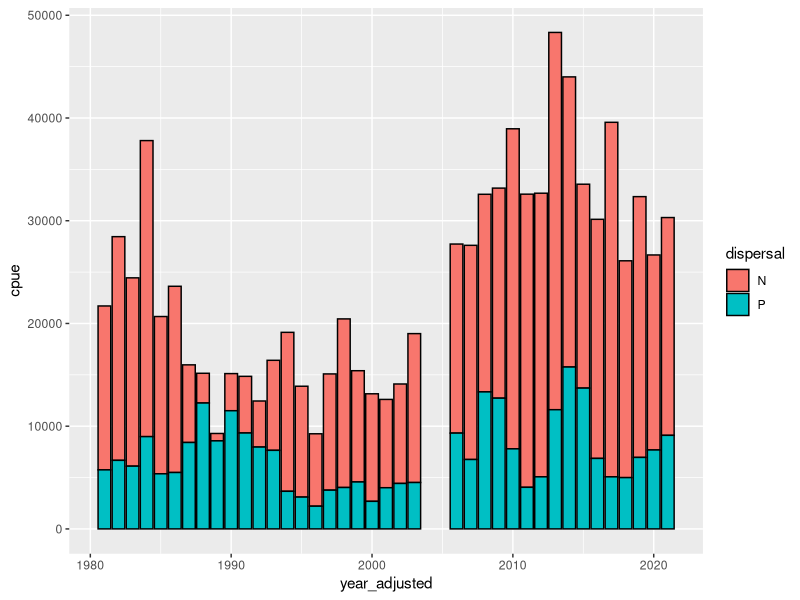
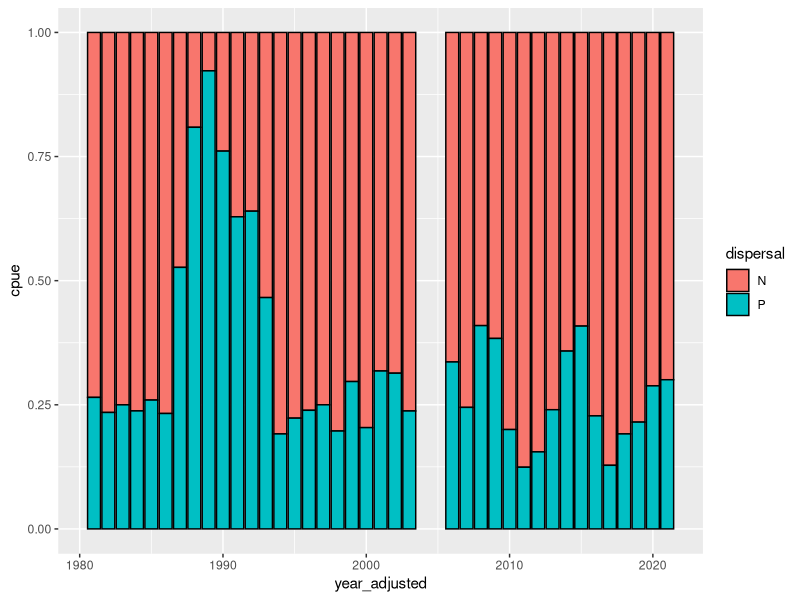
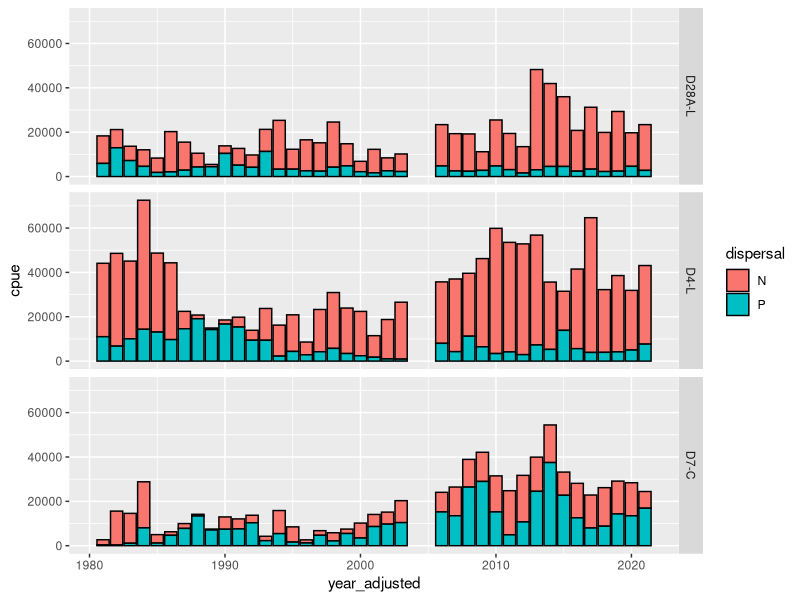
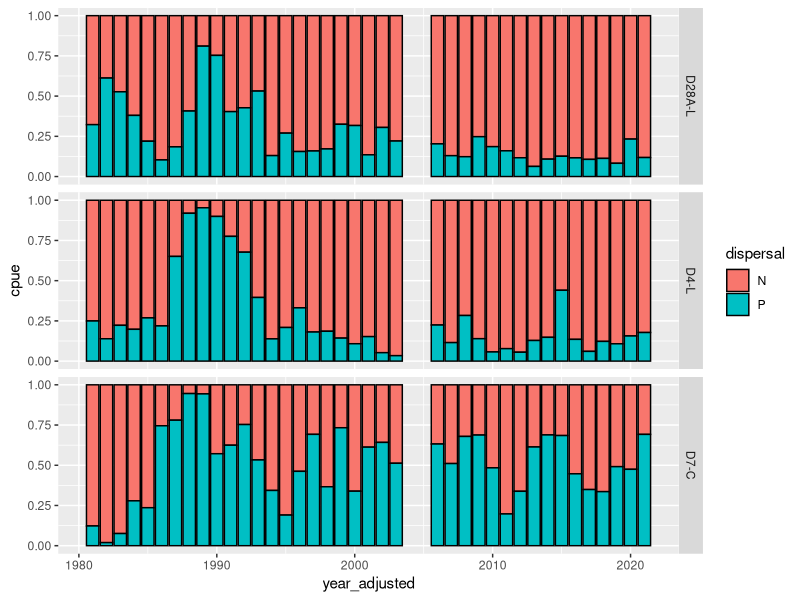
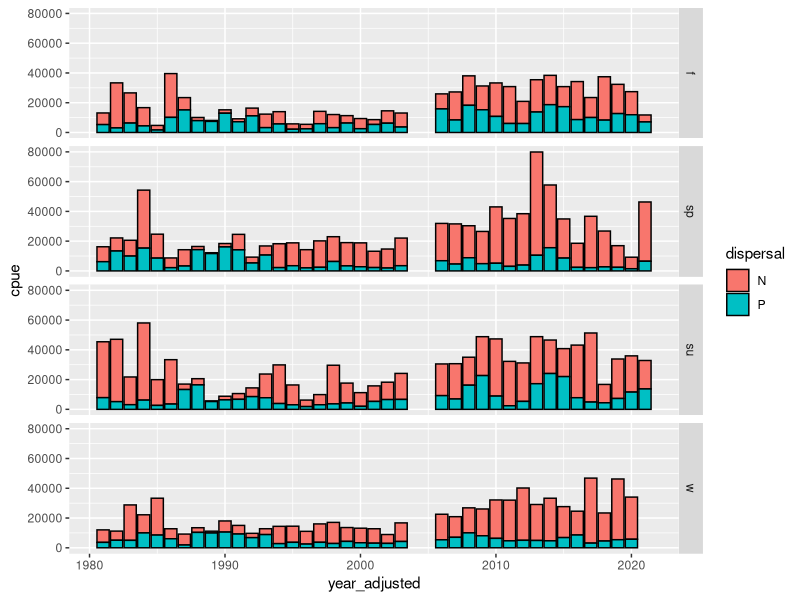
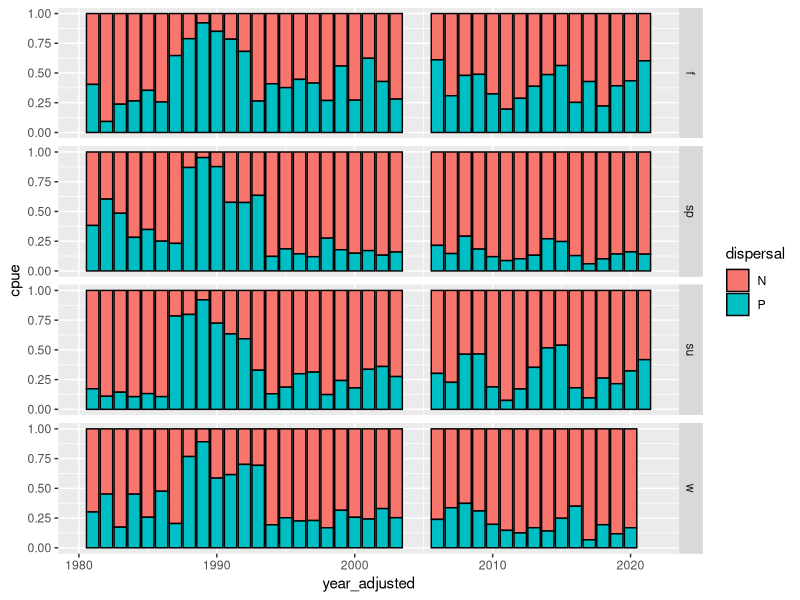
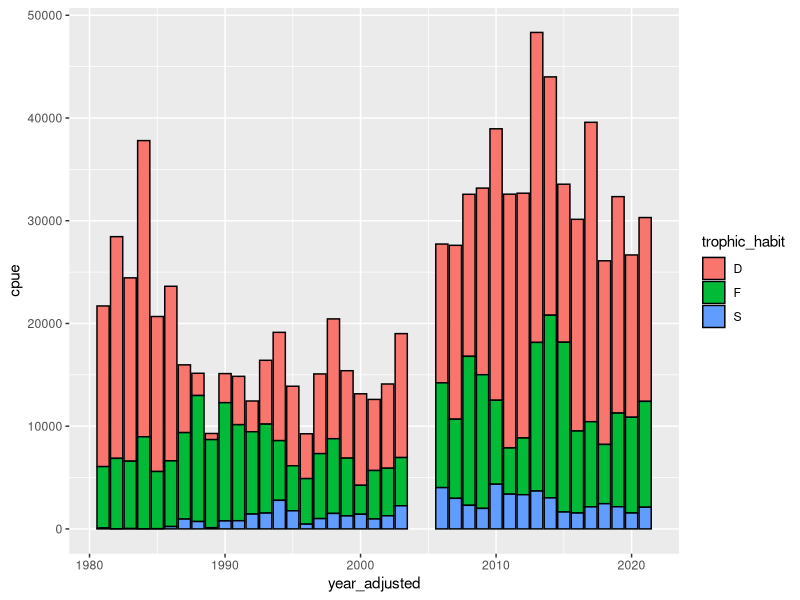
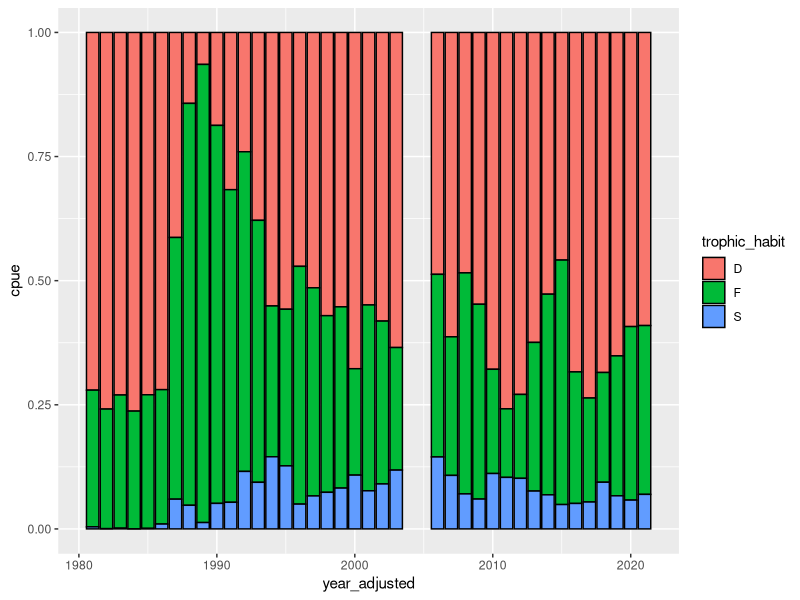

Recreate these plots in R, in order.
#Drought traits project
#Benthic invertebrates
#distribution of traits through time
#Leela Dixit

#packages----
#install.packages("tidyverse")
library(tidyverse)


#read in data----

#three taxa that are not IDed below family level
high_taxa <- c(1090, 1270, 1290 )

#three new taxa that don't have size data yet
new_taxa <- c(4740, 5130, 6565)

#abundances for the common 10 stn taxa by station and month (n = 66)
abund10stn <- read_csv("./benthic/data_output/benthic_common10_abundances_by_station.csv") %>% 
  #drop the three taxa that are not IDed below family level
  filter(!(organism_code %in% high_taxa) & !(organism_code %in% new_taxa))

#trait data for the common 10 stn taxa
#mostly just origin and size data but also more trait data for the 14 dominant taxa
traits <- read_csv("./benthic/data_output/benthic_common10_by_stn_trait_data_filled.csv") %>% 
  glimpse()


#format trait data----

#only keep planktonic larvae and trophic habit info
traits_pt <- traits %>%
  select(prop_d28, prop_d4, prop_d7,
         organism_code,
         native,
         target_taxon_name,
         trait,
         trait_value) %>%
  #only keeping dispersal and trophic habit trait data
  filter(trait %in% c("dispersal", "trophic_habit")) %>%
  #pivot trait values so they each have their own column
  pivot_wider(names_from = trait,
              values_from = trait_value)

#format abundance data and summarize it by trait data---------

#add season column
abund10stn_seas <- abund10stn %>% 
  mutate(
    #add season column
    season = as.factor(
      case_when(month==12 | month==1 | month==2 ~ "w"
                ,month==3 | month==4 | month==5 ~ "sp"
                ,month==6 | month==7 | month==8 ~ "su"
                ,month==9 | month==10 | month==11 ~ "f"
      )),.after = month) %>% 
  glimpse()

#join trait data to abundance data
abund_trait <- abund10stn_seas %>% 
  left_join(traits_pt) %>% 
  glimpse()

#trait/abund data without clams

clam <- c("6730","6890")

abund_trait_noclam <- abund_trait %>% 
  filter(!(organism_code %in% clam))





#with clams: sum CPUE by trait----

#sum station by dispersal
abund_trait_disp <- abund_trait %>% 
  #sum cpue within station by dispersal
  group_by(station_code,year_adjusted, season, dispersal) %>% 
  summarise(cpue = sum(mean_cpue),.groups ='drop') %>% 
  glimpse()

#sum station by trophic habit
abund_trait_tro <- abund_trait %>%
  #sum cpue within station by trophic habit
  group_by(station_code,year_adjusted, season, trophic_habit) %>% 
  summarise(cpue = sum(mean_cpue),.groups ='drop') %>% 
  glimpse()

#sum station by dispersal and trophic habit
abund_trait_disp_tro <- abund_trait %>% 
  #sum cpue within station by dispersal and trophic habit
  group_by(station_code,year_adjusted, season, dispersal, trophic_habit) %>% 
  summarise(cpue = sum(mean_cpue),.groups ='drop') %>% 
  glimpse()

#sum station by dispersal, th, and origin
abund_trait_disp_tro_orig <- abund_trait %>% 
  #sum cpue within station by dispersal, th, and origin
  group_by(station_code,year_adjusted, season, native, dispersal, trophic_habit) %>% 
  summarise(cpue = sum(mean_cpue),.groups ='drop') %>% 
  glimpse()


#mean CPUE at different time scales per trait----

#Dispersal
#sum by year and station for dispersal
abund_trait_disp_stn_yr <- abund_trait_disp %>% 
  group_by(station_code,year_adjusted, dispersal) %>% 
  summarise(cpue = mean(cpue),.groups ='drop') %>% 
  glimpse()

#sum by year and season for dispersal
abund_trait_disp_seas_yr <- abund_trait_disp %>% 
  group_by(year_adjusted, season, dispersal) %>% 
  summarise(cpue = mean(cpue),.groups ='drop') %>% 
  glimpse()

#summarize by year for dispersal
abund_trait_disp_yr <- abund_trait_disp %>% 
  group_by(year_adjusted, dispersal) %>% 
  summarise(cpue = mean(cpue),.groups ='drop') %>% 
  glimpse()

#trophic habit
#sum by year and station for trophic habit
abund_trait_tro_stn_yr <- abund_trait_tro %>% 
  group_by(station_code,year_adjusted, trophic_habit) %>% 
  summarise(cpue = mean(cpue),.groups ='drop') %>% 
  glimpse()

#sum by year and season for trophic habit
abund_trait_tro_seas_yr <- abund_trait_tro %>% 
  group_by(year_adjusted, season, trophic_habit) %>% 
  summarise(cpue = mean(cpue),.groups ='drop') %>% 
  glimpse()

#summarize by year for trophic habit
abund_trait_tro_yr <- abund_trait_tro %>% 
  group_by(year_adjusted, trophic_habit) %>% 
  summarise(cpue = mean(cpue),.groups ='drop') %>% 
  glimpse()

#mean CPUE at different time scales by combo traits----

#dispersal and trophic habit
#summarize by year and station
abund_trait_disp_tro_stn_yr <- abund_trait_disp_tro %>% 
  group_by(station_code,year_adjusted, dispersal, trophic_habit) %>% 
  summarise(cpue = mean(cpue),.groups ='drop') %>% 
  glimpse()

#summarize by year and season
abund_trait_disp_tro_seas_yr <- abund_trait_disp_tro %>% 
  group_by(year_adjusted, season, dispersal, trophic_habit) %>% 
  summarise(cpue = mean(cpue),.groups ='drop') %>% 
  glimpse()

#summarize by year
abund_trait_disp_tro_yr <- abund_trait_disp_tro %>% 
  group_by(year_adjusted, dispersal, trophic_habit) %>% 
  summarise(cpue = mean(cpue),.groups ='drop') %>% 
  glimpse()

#dispersal and origin
#summarize by year and station
abund_trait_disp_orig_stn_yr <- abund_trait_disp_tro_orig %>% 
  group_by(station_code,year_adjusted, native, dispersal) %>% 
  summarise(cpue = mean(cpue),.groups ='drop') %>% 
  glimpse()

#summarize by year and season
abund_trait_disp_orig_seas_yr <- abund_trait_disp_tro_orig %>% 
  group_by(year_adjusted, season, dispersal, native) %>% 
  summarise(cpue = mean(cpue),.groups ='drop') %>% 
  glimpse()

#summarize by year
abund_trait_disp_orig_yr <- abund_trait_disp_tro_orig %>% 
  group_by(year_adjusted, dispersal, native) %>% 
  summarise(cpue = mean(cpue),.groups ='drop') %>% 
  glimpse()

#trophic habit and origin
#summarize by year and station
abund_trait_tro_orig_stn_yr <- abund_trait_disp_tro_orig %>% 
  group_by(station_code,year_adjusted, native, trophic_habit) %>% 
  summarise(cpue = mean(cpue),.groups ='drop') %>% 
  glimpse()

#summarize by year and season
abund_trait_tro_orig_seas_yr <- abund_trait_disp_tro_orig %>% 
  group_by(year_adjusted, season, trophic_habit, native) %>% 
  summarise(cpue = mean(cpue),.groups ='drop') %>% 
  glimpse()

#summarize by year
abund_trait_tro_orig_yr <- abund_trait_disp_tro_orig %>% 
  group_by(year_adjusted, trophic_habit, native) %>% 
  summarise(cpue = mean(cpue),.groups ='drop') %>% 
  glimpse()

#dispersal plots----

#absolute abundance stacked bar plot by year
(plot_abund_disp_yr_abs <- ggplot(abund_trait_disp_yr, aes(x = year_adjusted, y = cpue, fill = dispersal))+
   geom_bar(stat = "identity", color = "black"))

#relative abundance stacked bar plot by year
(plot_abund_disp_yr_rel <- ggplot(abund_trait_disp_yr, aes(x = year_adjusted, y = cpue, fill = dispersal))+
    geom_bar(stat = "identity", position = "fill", color = "black"))

#very sharp increase in planktonic dispersal after introduction of clams, but surprising to see it drop pretty quickly

#absolute abundance stacked bar plot by station and year
(plot_abund_disp_stn_yr_abs <- ggplot(abund_trait_disp_stn_yr, aes(x = year_adjusted, y = cpue, fill = dispersal))+
    geom_bar(stat = "identity", color = "black")+
    facet_grid(station_code~.))
#D7 has most planktonic dispersal, makes sense with clams

#relative abundance stacked bar plot by station and year
(plot_abund_disp_stn_yr_rel <- ggplot(abund_trait_disp_stn_yr, aes(x = year_adjusted, y = cpue, fill = dispersal))+
    geom_bar(stat = "identity", position = "fill", color = "black")+
    facet_grid(station_code~.))
#increase in P in all, but drops in all but D7

#absolute abundance stacked bar plot by season and year
(plot_abund_disp_seas_yr_abs <- ggplot(abund_trait_disp_seas_yr, aes(x = year_adjusted, y = cpue, fill = dispersal))+
    geom_bar(stat = "identity", color = "black")+
    facet_grid(season~.))

#relative abundance stacked bar plot by season and year
(plot_abund_disp_seas_yr_rel <- ggplot(abund_trait_disp_seas_yr, aes(x = year_adjusted, y = cpue, fill = dispersal))+
    geom_bar(stat = "identity", position = "fill", color = "black")+
    facet_grid(season~.))


#trophic habit plots----

#absolute abundance stacked bar plot by year
(plot_abund_tro_yr_abs <- ggplot(abund_trait_tro_yr, aes(x = year_adjusted, y = cpue, fill = trophic_habit))+
   geom_bar(stat = "identity", color = "black"))

#relative abundance stacked bar plot by year
(plot_abund_tro_yr_rel <- ggplot(abund_trait_tro_yr, aes(x = year_adjusted, y = cpue, fill = trophic_habit))+
    geom_bar(stat = "identity", position = "fill", color = "black"))

#filter feeders boom with clams, but decrease over time. looks like their introduction allowed shredders to come into the system

#absolute abundance stacked bar plot by station and year
(plot_abund_tro_stn_yr_abs <- ggplot(abund_trait_tro_stn_yr, aes(x = year_adjusted, y = cpue, fill = trophic_habit))+
    geom_bar(stat = "identity", color = "black")+
    facet_grid(station_code~.))

#relative abundance stacked bar plot by station and year
(plot_abund_tro_stn_yr_rel <- ggplot(abund_trait_tro_stn_yr, aes(x = year_adjusted, y = cpue, fill = trophic_habit))+
    geom_bar(stat = "identity", position = "fill", color = "black")+
    facet_grid(station_code~.))

#shredders are mostly in D4 and D28...

#absolute abundance stacked bar plot by season and year
(plot_abund_tro_seas_yr_abs <- ggplot(abund_trait_tro_seas_yr, aes(x = year_adjusted, y = cpue, fill = trophic_habit))+
    geom_bar(stat = "identity", color = "black")+
    facet_grid(season~.))

#relative abundance stacked bar plot by season and year
(plot_abund_tro_seas_yr_rel <- ggplot(abund_trait_tro_seas_yr, aes(x = year_adjusted, y = cpue, fill = trophic_habit))+
    geom_bar(stat = "identity", position = "fill", color = "black")+
    facet_grid(season~.))

#combo plots----

#trophic habit and dispersal
#absolute abundance stacked bar plot by year
(plot_abund_disp_tro_yr_abs <- ggplot(abund_trait_disp_tro_yr, aes(x = year_adjusted, y = cpue, fill = trophic_habit))+
   geom_bar(stat = "identity", color = "black")+
   facet_grid(dispersal~.))

#relative abundance stacked bar plot by year
(plot_abund_disp_tro_yr_rel <- ggplot(abund_trait_disp_tro_yr, aes(x = year_adjusted, y = cpue, fill = trophic_habit))+
    geom_bar(stat = "identity", position = "fill", color = "black")+
    facet_grid(dispersal~.))

#absolute abundance stacked bar plot by station and year
(plot_abund_disp_tro_stn_yr_abs <- ggplot(abund_trait_disp_tro_stn_yr, aes(x = year_adjusted, y = cpue, fill = trophic_habit))+
   geom_bar(stat = "identity", color = "black")+
   facet_grid(station_code~dispersal))

#relative abundance stacked bar plot by station and year
(plot_abund_disp_tro_stn_yr_rel <- ggplot(abund_trait_disp_tro_stn_yr, aes(x = year_adjusted, y = cpue, fill = trophic_habit))+
    geom_bar(stat = "identity", position = "fill", color = "black")+
    facet_grid(station_code~dispersal))

#absolute abundance stacked bar plot by season and year
(plot_abund_disp_tro_seas_yr_abs <- ggplot(abund_trait_disp_tro_seas_yr, aes(x = year_adjusted, y = cpue, fill = dispersal))+
    geom_bar(stat = "identity", color = "black")+
    facet_grid(season~trophic_habit))

#relative abundance stacked bar plot by season and year
(plot_abund_disp_tro_seas_yr_rel <- ggplot(abund_trait_disp_tro_seas_yr, aes(x = year_adjusted, y = cpue, fill = trophic_habit))+
    geom_bar(stat = "identity", position = "fill", color = "black")+
    facet_grid(season~dispersal))

#trophic habit and origin
#absolute abundance stacked bar plot by year
(plot_abund_tro_orig_yr_abs <- ggplot(abund_trait_tro_orig_yr, aes(x = year_adjusted, y = cpue, fill = trophic_habit))+
    geom_bar(stat = "identity", color = "black")+
    facet_grid(native~.))

#relative abundance stacked bar plot by year
(plot_abund_tro_orig_yr_rel <- ggplot(abund_trait_tro_orig_yr, aes(x = year_adjusted, y = cpue, fill = trophic_habit))+
    geom_bar(stat = "identity", position = "fill", color = "black")+
    facet_grid(native~.))

#absolute abundance stacked bar plot by station and year
(plot_abund_tro_orig_stn_yr_abs <- ggplot(abund_trait_tro_orig_stn_yr, aes(x = year_adjusted, y = cpue, fill = trophic_habit))+
    geom_bar(stat = "identity", color = "black")+
    facet_grid(station_code~native))

#relative abundance stacked bar plot by station and year
(plot_abund_tro_orig_stn_yr_rel <- ggplot(abund_trait_tro_orig_stn_yr, aes(x = year_adjusted, y = cpue, fill = trophic_habit))+
    geom_bar(stat = "identity", position = "fill", color = "black")+
    facet_grid(station_code~native))

#absolute abundance stacked bar plot by season and year
(plot_abund_tro_orig_seas_yr_abs <- ggplot(abund_trait_tro_orig_seas_yr, aes(x = year_adjusted, y = cpue, fill = trophic_habit))+
    geom_bar(stat = "identity", color = "black")+
    facet_grid(season~native))

#relative abundance stacked bar plot by season and year
(plot_abund_tro_orig_seas_yr_rel <- ggplot(abund_trait_tro_orig_seas_yr, aes(x = year_adjusted, y = cpue, fill = trophic_habit))+
    geom_bar(stat = "identity", position = "fill", color = "black")+
    facet_grid(season~native))

#dispersal and origin
#absolute abundance stacked bar plot by year
(plot_abund_disp_orig_yr_abs <- ggplot(abund_trait_disp_orig_yr, aes(x = year_adjusted, y = cpue, fill = dispersal))+
    geom_bar(stat = "identity", color = "black")+
    facet_grid(native~.))

#relative abundance stacked bar plot by year
(plot_abund_disp_orig_yr_rel <- ggplot(abund_trait_disp_orig_yr, aes(x = year_adjusted, y = cpue, fill = dispersal))+
    geom_bar(stat = "identity", position = "fill", color = "black")+
    facet_grid(native~.))

#absolute abundance stacked bar plot by station and year
(plot_abund_disp_orig_stn_yr_abs <- ggplot(abund_trait_disp_orig_stn_yr, aes(x = year_adjusted, y = cpue, fill = dispersal))+
    geom_bar(stat = "identity", color = "black")+
    facet_grid(station_code~native))

#relative abundance stacked bar plot by station and year
(plot_abund_disp_orig_stn_yr_rel <- ggplot(abund_trait_disp_orig_stn_yr, aes(x = year_adjusted, y = cpue, fill = dispersal))+
    geom_bar(stat = "identity", position = "fill", color = "black")+
    facet_grid(station_code~native))

#absolute abundance stacked bar plot by season and year
(plot_abund_disp_orig_seas_yr_abs <- ggplot(abund_trait_disp_orig_seas_yr, aes(x = year_adjusted, y = cpue, fill = dispersal))+
    geom_bar(stat = "identity", color = "black")+
    facet_grid(season~native))

#relative abundance stacked bar plot by season and year
(plot_abund_disp_orig_seas_yr_rel <- ggplot(abund_trait_disp_orig_seas_yr, aes(x = year_adjusted, y = cpue, fill = dispersal))+
    geom_bar(stat = "identity", position = "fill", color = "black")+
    facet_grid(season~native))


#no clams: sum CPUE by trait----

#sum station by dispersal
abund_trait_noclam_disp <- abund_trait_noclam %>%
  #sum cpue within station by origin
  group_by(station_code,year_adjusted, season, dispersal) %>% 
  summarise(cpue = sum(mean_cpue),.groups ='drop') %>% 
  glimpse()

#sum station by trophic habit
abund_trait_noclam_tro <- abund_trait_noclam %>%
  #sum cpue within station by origin
  group_by(station_code,year_adjusted, season, trophic_habit) %>% 
  summarise(cpue = sum(mean_cpue),.groups ='drop') %>% 
  glimpse()

#summarize station data by dispersal, trophic habit, origin
abund_trait_noclam_disp_tro_orig <- abund_trait_noclam %>% 
  #sum cpue within station by origin, dispersal, trophic habit
  group_by(station_code,year_adjusted, season, native, dispersal, trophic_habit) %>% 
  summarise(cpue = sum(mean_cpue),.groups ='drop') %>% 
  glimpse()

#no clams: mean CPUE by different time scales per trait----

#dispersal
#summarize by year and station for dispersal
abund_trait_noclam_disp_stn_yr <- abund_trait_noclam_disp %>% 
  group_by(station_code,year_adjusted, dispersal) %>% 
  summarise(cpue = mean(cpue),.groups ='drop') %>% 
  glimpse()

#summarize by year and season for dispersal
abund_trait_noclam_disp_seas_yr <- abund_trait_noclam_disp %>% 
  group_by(year_adjusted, season, dispersal) %>% 
  summarise(cpue = mean(cpue),.groups ='drop') %>% 
  glimpse()

#summarize by year for dispersal
abund_trait_noclam_disp_yr <- abund_trait_noclam_disp %>% 
  group_by(year_adjusted, dispersal) %>% 
  summarise(cpue = mean(cpue),.groups ='drop') %>% 
  glimpse()

#trophic habit
#summarize by year and station for trophic habit
abund_trait_noclam_tro_stn_yr <- abund_trait_noclam_tro %>% 
  group_by(station_code,year_adjusted, trophic_habit) %>% 
  summarise(cpue = mean(cpue),.groups ='drop') %>% 
  glimpse()

#summarize by year and season for trophic habit
abund_trait_noclam_tro_seas_yr <- abund_trait_noclam_tro %>% 
  group_by(year_adjusted, season, trophic_habit) %>% 
  summarise(cpue = mean(cpue),.groups ='drop') %>% 
  glimpse()

#summarize by year for trophic habit
abund_trait_noclam_tro_yr <- abund_trait_noclam_tro %>% 
  group_by(year_adjusted, trophic_habit) %>% 
  summarise(cpue = mean(cpue),.groups ='drop') %>% 
  glimpse()


#no clams: mean CPUE by different time scales by combo trait----

#dispersal and trophic habit
#summarize by year and station
abund_trait_noclam_disp_tro_stn_yr <- abund_trait_noclam_disp_tro_orig %>% 
  group_by(station_code,year_adjusted, dispersal, trophic_habit) %>% 
  summarise(cpue = mean(cpue),.groups ='drop') %>% 
  glimpse()

#summarize by year and season
abund_trait_noclam_disp_tro_seas_yr <- abund_trait_noclam_disp_tro_orig %>% 
  group_by(year_adjusted, season, dispersal, trophic_habit) %>% 
  summarise(cpue = mean(cpue),.groups ='drop') %>% 
  glimpse()

#summarize by year
abund_trait_noclam_disp_tro_yr <- abund_trait_noclam_disp_tro_orig %>% 
  group_by(year_adjusted, dispersal, trophic_habit) %>% 
  summarise(cpue = mean(cpue),.groups ='drop') %>% 
  glimpse()

#dispersal and origin
#summarize by year and station
abund_trait_noclam_disp_orig_stn_yr <- abund_trait_noclam_disp_tro_orig %>% 
  group_by(station_code,year_adjusted, dispersal, native) %>% 
  summarise(cpue = mean(cpue),.groups ='drop') %>% 
  glimpse()

#summarize by year and season
abund_trait_noclam_disp_orig_seas_yr <- abund_trait_noclam_disp_tro_orig %>% 
  group_by(year_adjusted, season, dispersal, native) %>% 
  summarise(cpue = mean(cpue),.groups ='drop') %>% 
  glimpse()

#summarize by year
abund_trait_noclam_disp_orig_yr <- abund_trait_noclam_disp_tro_orig %>% 
  group_by(year_adjusted, dispersal, native) %>% 
  summarise(cpue = mean(cpue),.groups ='drop') %>% 
  glimpse()

#trophic habit and origin
#summarize by year and station
abund_trait_noclam_tro_orig_stn_yr <- abund_trait_noclam_disp_tro_orig %>% 
  group_by(station_code,year_adjusted, native, trophic_habit) %>% 
  summarise(cpue = mean(cpue),.groups ='drop') %>% 
  glimpse()

#summarize by year and season
abund_trait_noclam_tro_orig_seas_yr <- abund_trait_noclam_disp_tro_orig %>% 
  group_by(year_adjusted, season, native, trophic_habit) %>% 
  summarise(cpue = mean(cpue),.groups ='drop') %>% 
  glimpse()

#summarize by year
abund_trait_noclam_tro_orig_yr <- abund_trait_noclam_disp_tro_orig %>% 
  group_by(year_adjusted, native, trophic_habit) %>% 
  summarise(cpue = mean(cpue),.groups ='drop') %>% 
  glimpse()


#no clam: dispersal plot----

#absolute abundance stacked bar plot by year
(plot_abund_noclam_disp_yr_abs <- ggplot(abund_trait_noclam_disp_yr, aes(x = year_adjusted, y = cpue, fill = dispersal))+
   geom_bar(stat = "identity", color = "black"))

#relative abundance stacked bar plot by year
(plot_abund_noclam_disp_yr_rel <- ggplot(abund_trait_noclam_disp_yr, aes(x = year_adjusted, y = cpue, fill = dispersal))+
    geom_bar(stat = "identity", position = "fill", color = "black"))

#absolute abundance stacked bar plot by station and year
(plot_abund_noclam_disp_stn_yr_abs <- ggplot(abund_trait_noclam_disp_stn_yr, aes(x = year_adjusted, y = cpue, fill = dispersal))+
    geom_bar(stat = "identity", color = "black")+
    facet_grid(station_code~.))

#relative abundance stacked bar plot by station and year
(plot_abund_noclam_disp_stn_yr_rel <- ggplot(abund_trait_noclam_disp_stn_yr, aes(x = year_adjusted, y = cpue, fill = dispersal))+
    geom_bar(stat = "identity", position = "fill", color = "black")+
    facet_grid(station_code~.))

#absolute abundance stacked bar plot by season and year
(plot_abund_noclam_disp_seas_yr_abs <- ggplot(abund_trait_noclam_disp_seas_yr, aes(x = year_adjusted, y = cpue, fill = dispersal))+
    geom_bar(stat = "identity", color = "black")+
    facet_grid(season~.))

#relative abundance stacked bar plot by season and year
(plot_abund_noclam_disp_seas_yr_rel <- ggplot(abund_trait_noclam_disp_seas_yr, aes(x = year_adjusted, y = cpue, fill = dispersal))+
    geom_bar(stat = "identity", position = "fill", color = "black")+
    facet_grid(season~.))


#no clam: trophic habit plot----
#absolute abundance stacked bar plot by year
(plot_abund_noclam_tro_yr_abs <- ggplot(abund_trait_noclam_tro_yr, aes(x = year_adjusted, y = cpue, fill = trophic_habit))+
   geom_bar(stat = "identity", color = "black"))

#relative abundance stacked bar plot by year
(plot_abund_noclam_tro_yr_rel <- ggplot(abund_trait_noclam_tro_yr, aes(x = year_adjusted, y = cpue, fill = trophic_habit))+
    geom_bar(stat = "identity", position = "fill", color = "black"))


#absolute abundance stacked bar plot by station and year
(plot_abund_noclam_tro_stn_yr_abs <- ggplot(abund_trait_noclam_tro_stn_yr, aes(x = year_adjusted, y = cpue, fill = trophic_habit))+
    geom_bar(stat = "identity", color = "black")+
    facet_grid(station_code~.))

#relative abundance stacked bar plot by station and year
(plot_abund_noclam_tro_stn_yr_rel <- ggplot(abund_trait_noclam_tro_stn_yr, aes(x = year_adjusted, y = cpue, fill = trophic_habit))+
    geom_bar(stat = "identity", position = "fill", color = "black")+
    facet_grid(station_code~.))

#absolute abundance stacked bar plot by season and year
(plot_abund_noclam_tro_seas_yr_abs <- ggplot(abund_trait_noclam_tro_seas_yr, aes(x = year_adjusted, y = cpue, fill = trophic_habit))+
    geom_bar(stat = "identity", color = "black")+
    facet_grid(season~.))

#relative abundance stacked bar plot by season and year
(plot_abund_noclam_tro_seas_yr_rel <- ggplot(abund_trait_noclam_tro_seas_yr, aes(x = year_adjusted, y = cpue, fill = trophic_habit))+
    geom_bar(stat = "identity", position = "fill", color = "black")+
    facet_grid(season~.))

#no clam: combo plots----

#trophic habit and dispersal
#absolute abundance stacked bar plot by year
(plot_abund_noclam_disp_tro_yr_abs <- ggplot(abund_trait_noclam_disp_tro_yr, aes(x = year_adjusted, y = cpue, fill = trophic_habit))+
   geom_bar(stat = "identity", color = "black")+
   facet_grid(dispersal~.))

#relative abundance stacked bar plot by year
(plot_abund_noclam_disp_tro_yr_rel <- ggplot(abund_trait_noclam_disp_tro_yr, aes(x = year_adjusted, y = cpue, fill = trophic_habit))+
    geom_bar(stat = "identity", position = "fill", color = "black")+
    facet_grid(dispersal~.))

#absolute abundance stacked bar plot by station and year
(plot_abund_noclam_disp_tro_stn_yr_abs <- ggplot(abund_trait_noclam_disp_tro_stn_yr, aes(x = year_adjusted, y = cpue, fill = trophic_habit))+
    geom_bar(stat = "identity", color = "black")+
    facet_grid(station_code~dispersal))

#relative abundance stacked bar plot by station and year
(plot_abund_noclam_disp_tro_stn_yr_rel <- ggplot(abund_trait_noclam_disp_tro_stn_yr, aes(x = year_adjusted, y = cpue, fill = trophic_habit))+
    geom_bar(stat = "identity", position = "fill", color = "black")+
    facet_grid(station_code~dispersal))

#absolute abundance stacked bar plot by season and year
(plot_abund_noclam_disp_tro_seas_yr_abs <- ggplot(abund_trait_noclam_disp_tro_seas_yr, aes(x = year_adjusted, y = cpue, fill = trophic_habit))+
    geom_bar(stat = "identity", color = "black")+
    facet_grid(season~dispersal))

#relative abundance stacked bar plot by season and year
(plot_abund_noclam_disp_tro_seas_yr_rel <- ggplot(abund_trait_noclam_disp_tro_seas_yr, aes(x = year_adjusted, y = cpue, fill = trophic_habit))+
    geom_bar(stat = "identity", position = "fill", color = "black")+
    facet_grid(season~dispersal))

#trophic habit and origin
#absolute abundance stacked bar plot by year
(plot_abund_noclam_tro_orig_yr_abs <- ggplot(abund_trait_noclam_tro_orig_yr, aes(x = year_adjusted, y = cpue, fill = trophic_habit))+
    geom_bar(stat = "identity", color = "black")+
    facet_grid(native~.))

#relative abundance stacked bar plot by year
(plot_abund_noclam_tro_orig_yr_rel <- ggplot(abund_trait_noclam_tro_orig_yr, aes(x = year_adjusted, y = cpue, fill = trophic_habit))+
    geom_bar(stat = "identity", position = "fill", color = "black")+
    facet_grid(native~.))

#absolute abundance stacked bar plot by station and year
(plot_abund_noclam_tro_orig_stn_yr_abs <- ggplot(abund_trait_noclam_tro_orig_stn_yr, aes(x = year_adjusted, y = cpue, fill = trophic_habit))+
    geom_bar(stat = "identity", color = "black")+
    facet_grid(station_code~native))

#relative abundance stacked bar plot by station and year
(plot_abund_noclam_tro_orig_stn_yr_rel <- ggplot(abund_trait_noclam_tro_orig_stn_yr, aes(x = year_adjusted, y = cpue, fill = trophic_habit))+
    geom_bar(stat = "identity", position = "fill", color = "black")+
    facet_grid(station_code~native))

#absolute abundance stacked bar plot by season and year
(plot_abund_noclam_tro_orig_seas_yr_abs <- ggplot(abund_trait_noclam_tro_orig_seas_yr, aes(x = year_adjusted, y = cpue, fill = trophic_habit))+
    geom_bar(stat = "identity", color = "black")+
    facet_grid(season~native))

#relative abundance stacked bar plot by season and year
(plot_abund_noclam_disp_tro_seas_yr_rel <- ggplot(abund_trait_noclam_tro_orig_seas_yr, aes(x = year_adjusted, y = cpue, fill = trophic_habit))+
    geom_bar(stat = "identity", position = "fill", color = "black")+
    facet_grid(season~native))

#dispersal and origin
#absolute abundance stacked bar plot by year
(plot_abund_noclam_disp_orig_yr_abs <- ggplot(abund_trait_noclam_disp_orig_yr, aes(x = year_adjusted, y = cpue, fill = dispersal))+
    geom_bar(stat = "identity", color = "black")+
    facet_grid(native~.))

#relative abundance stacked bar plot by year
(plot_abund_noclam_disp_orig_yr_rel <- ggplot(abund_trait_noclam_disp_orig_yr, aes(x = year_adjusted, y = cpue, fill = dispersal))+
    geom_bar(stat = "identity", position = "fill", color = "black")+
    facet_grid(native~.))

#absolute abundance stacked bar plot by station and year
(plot_abund_noclam_disp_orig_stn_yr_abs <- ggplot(abund_trait_noclam_disp_orig_stn_yr, aes(x = year_adjusted, y = cpue, fill = dispersal))+
    geom_bar(stat = "identity", color = "black")+
    facet_grid(station_code~native))

#relative abundance stacked bar plot by station and year
(plot_abund_noclam_disp_orig_stn_yr_rel <- ggplot(abund_trait_noclam_disp_orig_stn_yr, aes(x = year_adjusted, y = cpue, fill = dispersal))+
    geom_bar(stat = "identity", position = "fill", color = "black")+
    facet_grid(station_code~native))

#absolute abundance stacked bar plot by season and year
(plot_abund_noclam_disp_orig_seas_yr_abs <- ggplot(abund_trait_noclam_disp_orig_seas_yr, aes(x = year_adjusted, y = cpue, fill = dispersal))+
    geom_bar(stat = "identity", color = "black")+
    facet_grid(season~native))

#relative abundance stacked bar plot by season and year
(plot_abund_noclam_disp_orig_seas_yr_rel <- ggplot(abund_trait_noclam_disp_orig_seas_yr, aes(x = year_adjusted, y = cpue, fill = dispersal))+
    geom_bar(stat = "identity", position = "fill", color = "black")+
    facet_grid(season~native))

#community composition by station----
#community compostion by station, pre and post clam invasion----